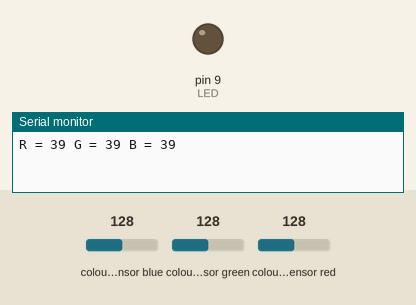
The sketch below on a simulated Arduino Uno, built with avr-gcc and run on an emulated ATmega328P. Shown: output pins drawn as LEDs (lit = HIGH), the last lines printed to the serial monitor. Wiring (inferred from the names in the program): TCS3200 colour sensor: output pin 8; S2 pin 6; S3 pin 7; S0 pin 4; S1 pin 5. The inputs (shaded band) are chosen by the test bench; at power-on: colour sensor blue 128, colour sensor green 128, colour sensor red 128. Pins used as bus, display or sensor lines are not drawn.

Above: at 0.05 s.
At 2.5 s:
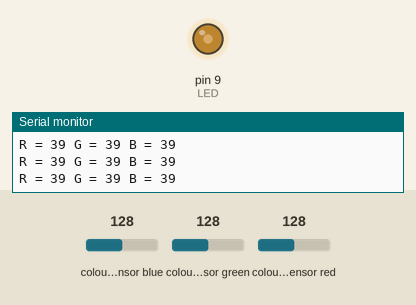
At 4.95 s:
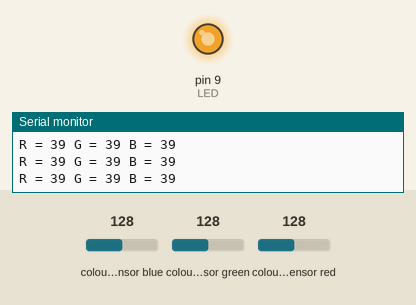
At 9.9 s:
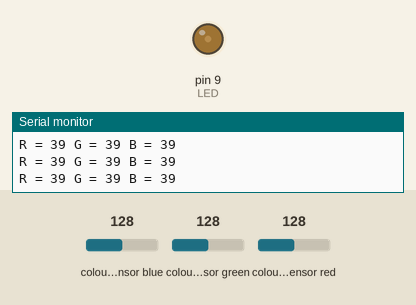
Timing chart, 0 to 13.8 s (numbered marks = the images above):
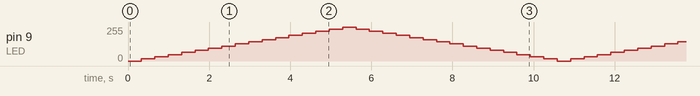

The sketch:

test1.ino
```cpp
/*********
  Rui Santos
  Complete project details at https://randomnerdtutorials.com
*********/

// TCS230 or TCS3200 pins wiring to Arduino
#define S0 4
#define S1 5
#define S2 6
#define S3 7
#define sensorOut 8
#define LED 9
int brightness =  0;
int fadeAmount =  16;


// Stores frequency read by the photodiodes
int redFrequency = 0;
int greenFrequency = 0;
int blueFrequency = 0;

void setup() {
  // Setting the outputs
  pinMode(S0, OUTPUT);
  pinMode(S1, OUTPUT);
  pinMode(S2, OUTPUT);
  pinMode(S3, OUTPUT);
  pinMode(LED, OUTPUT);

  // Setting the sensorOut as an input
  pinMode(sensorOut, INPUT);


  // Setting frequency scaling to 20%
  digitalWrite(S0,HIGH);
  digitalWrite(S1,LOW);

   // Begins serial communication
  Serial.begin(9600);
}
void loop() {
  analogWrite(LED, brightness);
   // change the brightness for next time through the loop:
  brightness = brightness + fadeAmount;

  // reverse the direction of the fading at the ends of the fade:
  if (brightness <= 0 || brightness >= 255) {
    fadeAmount = -fadeAmount;
  }
  // wait for 30 milliseconds to see the dimming effect
  delay(30);

  // Setting RED (R) filtered photodiodes to be read
  digitalWrite(S2,LOW);
  digitalWrite(S3,LOW);

  // Reading the output frequency
  redFrequency = pulseIn(sensorOut, LOW);

   // Printing the RED (R) value
  Serial.print("R = ");
  Serial.print(redFrequency);
  delay(100);

  // Setting GREEN (G) filtered photodiodes to be read
  digitalWrite(S2,HIGH);
  digitalWrite(S3,HIGH);

  // Reading the output frequency
  greenFrequency = pulseIn(sensorOut, LOW);

  // Printing the GREEN (G) value
  Serial.print(" G = ");
  Serial.print(greenFrequency);
  delay(100);

  // Setting BLUE (B) filtered photodiodes to be read
  digitalWrite(S2,LOW);
  digitalWrite(S3,HIGH);

  // Reading the output frequency
  blueFrequency = pulseIn(sensorOut, LOW);

  // Printing the BLUE (B) value
  Serial.print(" B = ");
  Serial.println(blueFrequency);
  delay(100);
}
```
